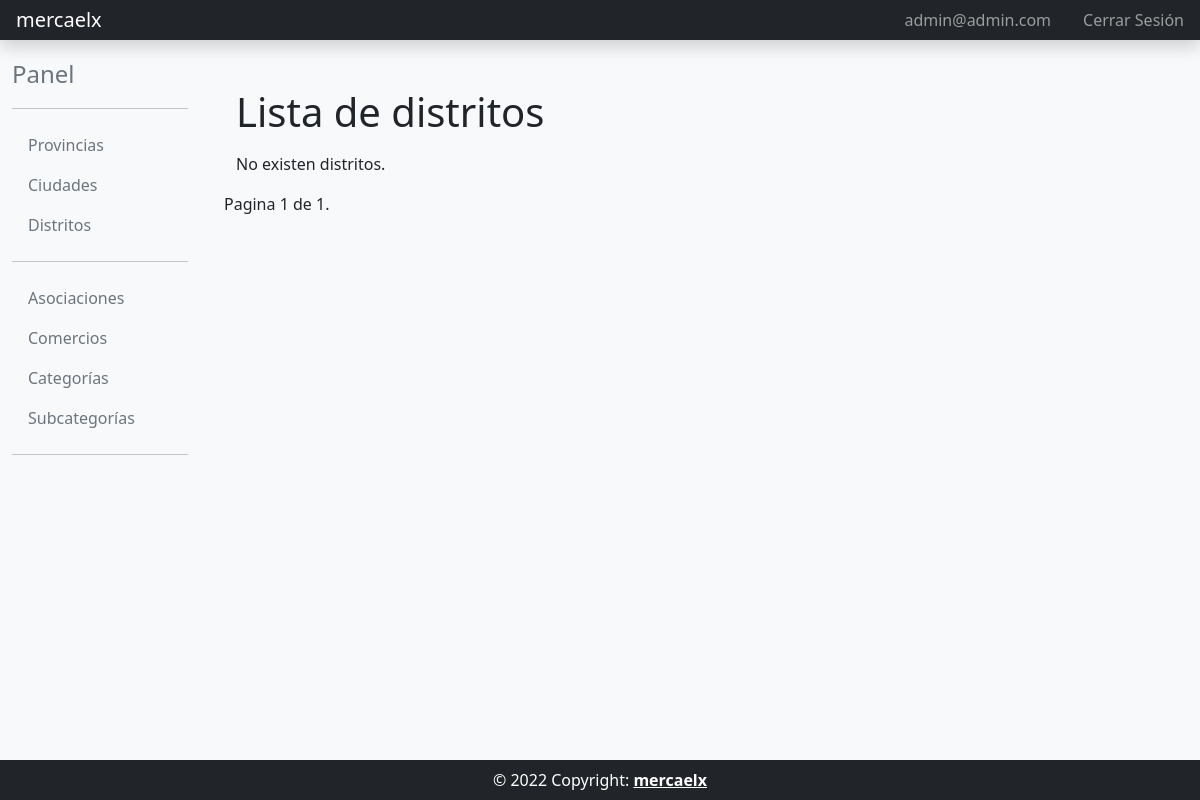
/distrito_list/ (signed in), run on an earlier commit of the app's database.
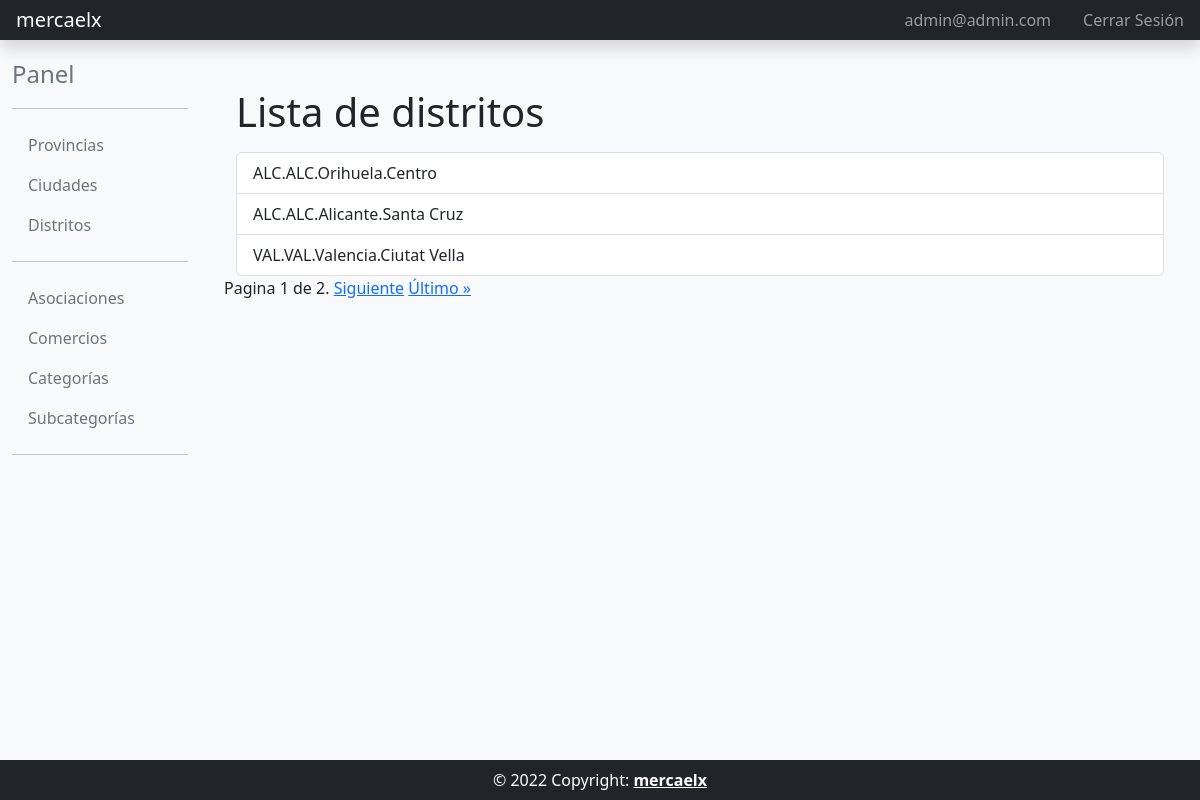
And on a later commit of the database.
### core/models.py (models this page shows, shortened)
class Distrito(models.Model):
    ciudad = models.ForeignKey(Ciudad, on_delete=models.PROTECT)
    nombre = models.CharField(max_length=256)
    def __str__(self):
        return f"{self.ciudad.provincia.codigo}.{str(self.ciudad)}.{self.nombre[:100]}"
    class Meta:
        verbose_name = 'Distrito'
        verbose_name_plural = 'Distritos'
        unique_together = ('ciudad', 'nombre')
        ordering = ['ciudad__codigo', 'nombre']

class Ciudad(models.Model):
    codigo = models.CharField(max_length=10, unique=True)
    nombre = models.CharField(max_length=256, unique=True)
    provincia = models.ForeignKey(Provincia, on_delete=models.PROTECT)
    def __str__(self):
        return f"{self.provincia.codigo}.{self.nombre[:100]}"
    class Meta:
        verbose_name = 'Ciudad'
        verbose_name_plural = 'Ciudades'
        ordering = ['nombre']

class Provincia(models.Model):
    codigo = models.CharField(max_length=10, unique=True)
    nombre = models.CharField(max_length=255, unique=True)
    class Meta:
        verbose_name = 'Provincia' # Nombre en singular
        verbose_name_plural = 'Provincias' # Nombre en plural
        ordering = ['nombre'] # Ordenar por nombre

### core/views.py (the view)
# urls.py: path('distrito_list/', core_views.DistritoListView.as_view(), name='distrito_list'),
class DistritoListView(LoginRequiredMixin, OrderedListMixin, ListView):
    model = Distrito
    template_name = 'core/distrito_list.html'
    paginate_by = 3

### common/mixins.py (called while the page is built)
    def get_queryset(self):
        queryset = super().get_queryset()
        ordering = self.request.GET.get('ordering', 'asc')
        if ordering == 'desc':
            return queryset.order_by('-id')
        return queryset.order_by('id')

    @method_decorator(login_required)
    def dispatch(self, *args, **kwargs):
        return super().dispatch(*args, **kwargs)

### templates/core/distrito_list.html
{% extends "common/base_intranet.html" %}
{% block main_content %}
<div class="container">
    <h1>Lista de distritos</h1>
    <ul class="list-group mt-3 ">
    {% for distrito in object_list %}
        <a href="{% url 'distrito_detail' distrito.id %}" class="list-group-item list-group-item-action">{{ distrito}}</a>
    {% empty %}
        <p>No existen distritos.</p>
    {% endfor %}
    </ul>
</div>
{% include 'common/pagination.html' %}
{% endblock main_content %}

What changed in the data, as far as the page shows it:
added Distrito: ciudad+nombre "ALC.ALC.Orihuela.Centro"
added Distrito: ciudad+nombre "ALC.ALC.Alicante.Santa Cruz"
added Distrito: ciudad+nombre "VAL.VAL.Valencia.Ciutat Vella"
Also different on the page:
{{ page_obj.paginator.num_pages }}: "1" → "2"
text no longer shown: "No existen distritos."
text now shown: "Siguiente Último »"
